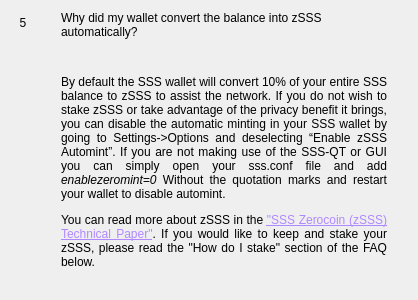
                  <widget class="QWidget" name="widgetFaq5" native="true">
                   <layout class="QHBoxLayout" name="horizontalPage_5" stretch="0,1">
                    <item alignment="Qt::AlignTop">
                     <widget class="QLabel" name="labelNumber5">
                      <property name="minimumSize">
                       <size>
                        <width>24</width>
                        <height>24</height>
                       </size>
                      </property>
                      <property name="maximumSize">
                       <size>
                        <width>16777215</width>
                        <height>24</height>
                       </size>
                      </property>
                      <property name="text">
                       <string>5</string>
                      </property>
                      <property name="alignment">
                       <set>Qt::AlignCenter</set>
                      </property>
                     </widget>
                    </item>
                    <item>
                     <layout class="QVBoxLayout" name="verticalLayoutPage_5">
                      <property name="leftMargin">
                       <number>20</number>
                      </property>
                      <property name="rightMargin">
                       <number>20</number>
                      </property>
                      <item>
                       <widget class="QLabel" name="labelSubtitle5">
                        <property name="text">
                         <string>Why did my wallet convert the balance into zSSS automatically?</string>
                        </property>
                        <property name="wordWrap">
                         <bool>true</bool>
                        </property>
                       </widget>
                      </item>
                      <item>
                       <spacer name="verticalSpacer_50">
                        <property name="orientation">
                         <enum>Qt::Vertical</enum>
                        </property>
                        <property name="sizeType">
                         <enum>QSizePolicy::Fixed</enum>
                        </property>
                        <property name="sizeHint" stdset="0">
                         <size>
                          <width>20</width>
                          <height>30</height>
                         </size>
                        </property>
                       </spacer>
                      </item>
                      <item>
                       <widget class="QLabel" name="labelContent5">
                        <property name="text">
                         <string>
                           &lt;html&gt;&lt;head/&gt;&lt;body&gt;&lt;p align=&quot;justify&quot;&gt;
                           By default the SSS wallet will convert 10% of your entire SSS
                           balance to zSSS to assist the network. If you do not wish to
                           stake zSSS or take advantage of the privacy benefit it brings,
                           you can disable the automatic minting in your SSS wallet by
                           going to Settings-&gt;Options and deselecting “Enable zSSS Automint”.
                           If you are not making use of the SSS-QT or GUI you can simply open
                           your sss.conf file and add &lt;i&gt;enablezeromint=0&lt;/i&gt; Without the quotation
                           marks and restart your wallet to disable automint.&lt;/p&gt;
                           &lt;/p&gt;&lt;p align=&quot;justify&quot;&gt;
                           You can read more about zSSS in the
                           &lt;a style='color: #b088ff' href='https://SSS.org/zsss/'&gt; &quot;SSS Zerocoin (zSSS) Technical Paper&quot;&lt;/a&gt;.
                           If you would like to keep and stake your zSSS, please read the &quot;How do I stake&quot;
                           section of the FAQ below.
                           &lt;/p&gt;&lt;/body&gt;&lt;/html&gt;
                         </string>
                        </property>
                        <property name="alignment">
                         <set>Qt::AlignLeading|Qt::AlignLeft|Qt::AlignTop</set>
                        </property>
                        <property name="wordWrap">
                         <bool>true</bool>
                        </property>
                       </widget>
                      </item>
                      <item>
                       <spacer name="verticalSpacer_51">
                        <property name="orientation">
                         <enum>Qt::Vertical</enum>
                        </property>
                        <property name="sizeHint" stdset="0">
                         <size>
                          <width>20</width>
                          <height>20</height>
                         </size>
                        </property>
                       </spacer>
                      </item>
                     </layout>
                    </item>
                   </layout>
                  </widget>
